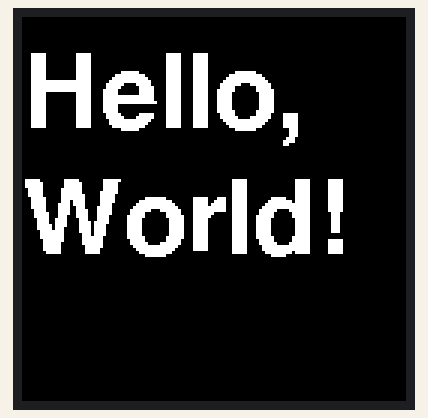
This sketch was run on a simulated ESP8266 (NodeMCU). Shown: 128×128 colour display. What the sketch prints to the serial monitor is not drawn.

Above: at 0.2 s.

The sketch:

st7735_demo.ino
```cpp
#include <Adafruit_GFX.h>    // Core graphics library
#include <Adafruit_ST7735.h> // Hardware-specific library for ST7735
#include <Adafruit_ST7789.h> // Hardware-specific library for ST7789
#include "FreeSansBold18.h"
#include <SPI.h>


  #define TFT_CS        D8
  #define TFT_RST       D6
  #define TFT_DC        D1


Adafruit_ST7735 tft = Adafruit_ST7735(TFT_CS, TFT_DC, TFT_RST);


float p = 3.1415926;

void setup(void) {
  Serial.begin(9600);
  Serial.print(F("Hello! ST77xx TFT Test"));

  // Use this initializer if using a 1.8" TFT screen:
  tft.initR(INITR_144GREENTAB);      // Init ST7735S chip, black tab

  Serial.println(F("Initialized"));

  uint16_t time = millis();
  tft.fillScreen(ST77XX_BLACK);
  time = millis() - time;


  tftPrintTest();
  delay(4000);
  Serial.println("done");
  delay(1000);
}

void loop() {

}

void tftPrintTest() {
  tft.setTextWrap(true);
  tft.fillScreen(ST77XX_BLACK);
  tft.setCursor(0, 30);
  tft.setTextColor(ST77XX_WHITE);
  tft.setTextSize(1);
  tft.setFont(&FreeSansBold18pt8b);
  tft.println("Hello, World!");
}
```

Source omitted: eeSansBold18.h (data table, 63492 bytes)
